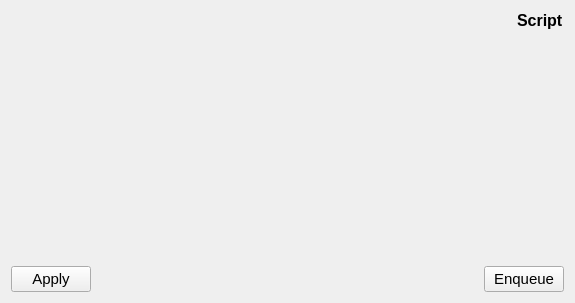
<?xml version="1.0" encoding="UTF-8"?>
<ui version="4.0">
 <class>DetectionPanel</class>
 <widget class="QWidget" name="DetectionPanel">
  <property name="geometry">
   <rect>
    <x>0</x>
    <y>0</y>
    <width>572</width>
    <height>303</height>
   </rect>
  </property>
  <property name="windowTitle">
   <string>Form</string>
  </property>
  <layout class="QGridLayout" name="gridLayout">
   <item row="0" column="0">
    <widget class="QScrollArea" name="scrollArea">
     <property name="minimumSize">
      <size>
       <width>500</width>
       <height>0</height>
      </size>
     </property>
     <property name="maximumSize">
      <size>
       <width>500</width>
       <height>16777215</height>
      </size>
     </property>
     <property name="font">
      <font>
       <pointsize>11</pointsize>
      </font>
     </property>
     <property name="frameShape">
      <enum>QFrame::NoFrame</enum>
     </property>
     <property name="widgetResizable">
      <bool>true</bool>
     </property>
     <widget class="QWidget" name="scrollAreaWidgetContents">
      <property name="geometry">
       <rect>
        <x>0</x>
        <y>0</y>
        <width>500</width>
        <height>237</height>
       </rect>
      </property>
     </widget>
    </widget>
   </item>
   <item row="0" column="1">
    <layout class="QVBoxLayout" name="verticalLayout_7">
     <property name="spacing">
      <number>6</number>
     </property>
     <item>
      <widget class="QLabel" name="label_23">
       <property name="sizePolicy">
        <sizepolicy hsizetype="Preferred" vsizetype="Fixed">
         <horstretch>0</horstretch>
         <verstretch>0</verstretch>
        </sizepolicy>
       </property>
       <property name="font">
        <font>
         <pointsize>12</pointsize>
         <weight>75</weight>
         <italic>false</italic>
         <bold>true</bold>
        </font>
       </property>
       <property name="text">
        <string>Script</string>
       </property>
       <property name="alignment">
        <set>Qt::AlignLeading|Qt::AlignLeft|Qt::AlignVCenter</set>
       </property>
      </widget>
     </item>
     <item>
      <widget class="QWidget" name="widgetScript" native="true">
       <property name="sizePolicy">
        <sizepolicy hsizetype="Expanding" vsizetype="Expanding">
         <horstretch>0</horstretch>
         <verstretch>0</verstretch>
        </sizepolicy>
       </property>
       <property name="font">
        <font>
         <pointsize>11</pointsize>
        </font>
       </property>
      </widget>
     </item>
    </layout>
   </item>
   <item row="1" column="0" colspan="2">
    <layout class="QHBoxLayout" name="horizontalLayout_3">
     <item>
      <widget class="QPushButton" name="pushButtonApply">
       <property name="font">
        <font>
         <pointsize>11</pointsize>
        </font>
       </property>
       <property name="toolTip">
        <string>&lt;html&gt;&lt;head/&gt;&lt;body&gt;&lt;p&gt;Updates the script area with the current configuration.&lt;/p&gt;&lt;/body&gt;&lt;/html&gt;</string>
       </property>
       <property name="text">
        <string>Apply</string>
       </property>
      </widget>
     </item>
     <item>
      <spacer name="horizontalSpacer">
       <property name="font">
        <font>
         <pointsize>11</pointsize>
        </font>
       </property>
       <property name="orientation">
        <enum>Qt::Horizontal</enum>
       </property>
       <property name="sizeHint" stdset="0">
        <size>
         <width>40</width>
         <height>20</height>
        </size>
       </property>
      </spacer>
     </item>
     <item>
      <widget class="QPushButton" name="pushButtonEnqueue">
       <property name="font">
        <font>
         <pointsize>11</pointsize>
        </font>
       </property>
       <property name="toolTip">
        <string>&lt;html&gt;&lt;head/&gt;&lt;body&gt;&lt;p&gt;Send the current script in the activity manager.&lt;/p&gt;&lt;/body&gt;&lt;/html&gt;</string>
       </property>
       <property name="text">
        <string>Enqueue</string>
       </property>
      </widget>
     </item>
    </layout>
   </item>
  </layout>
 </widget>
 <resources/>
 <connections/>
</ui>
